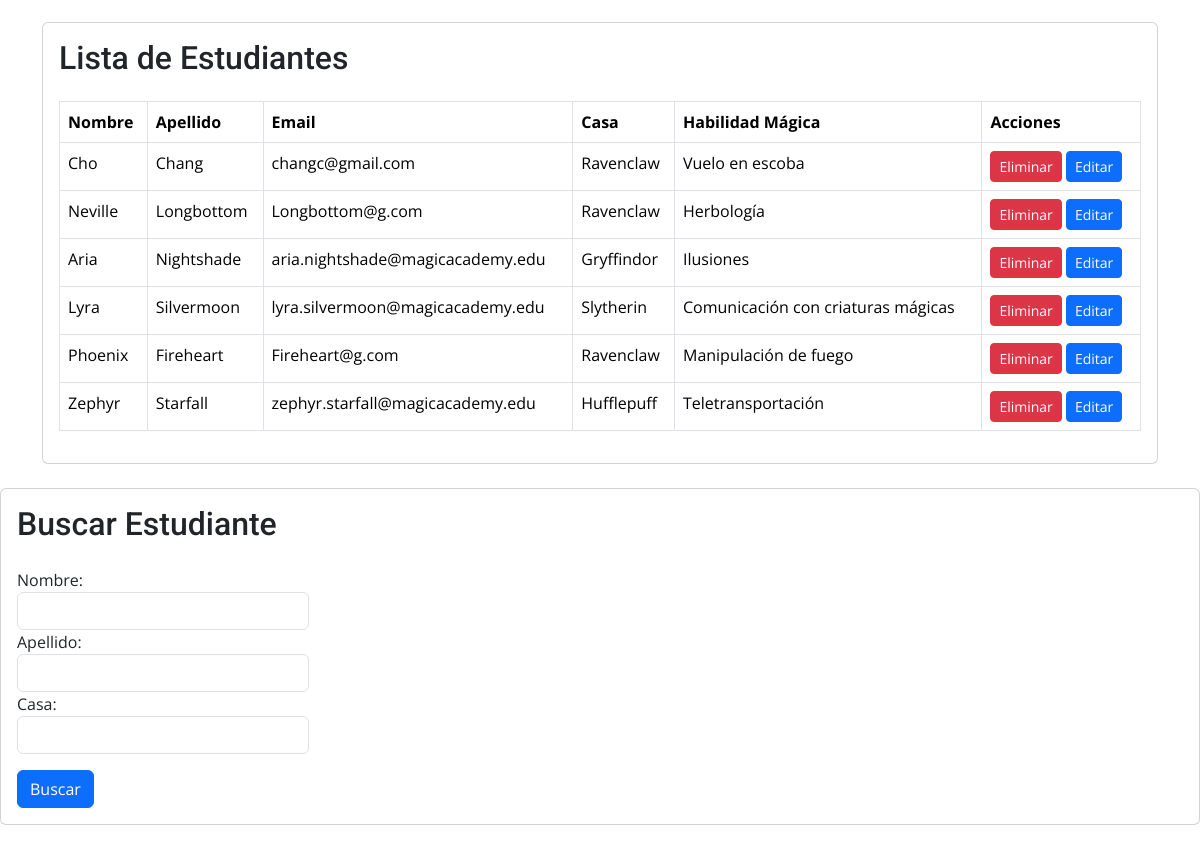
Page /APP-Magic/Estudiantesnuevos/ (signed in, middle part) on the earlier database version.
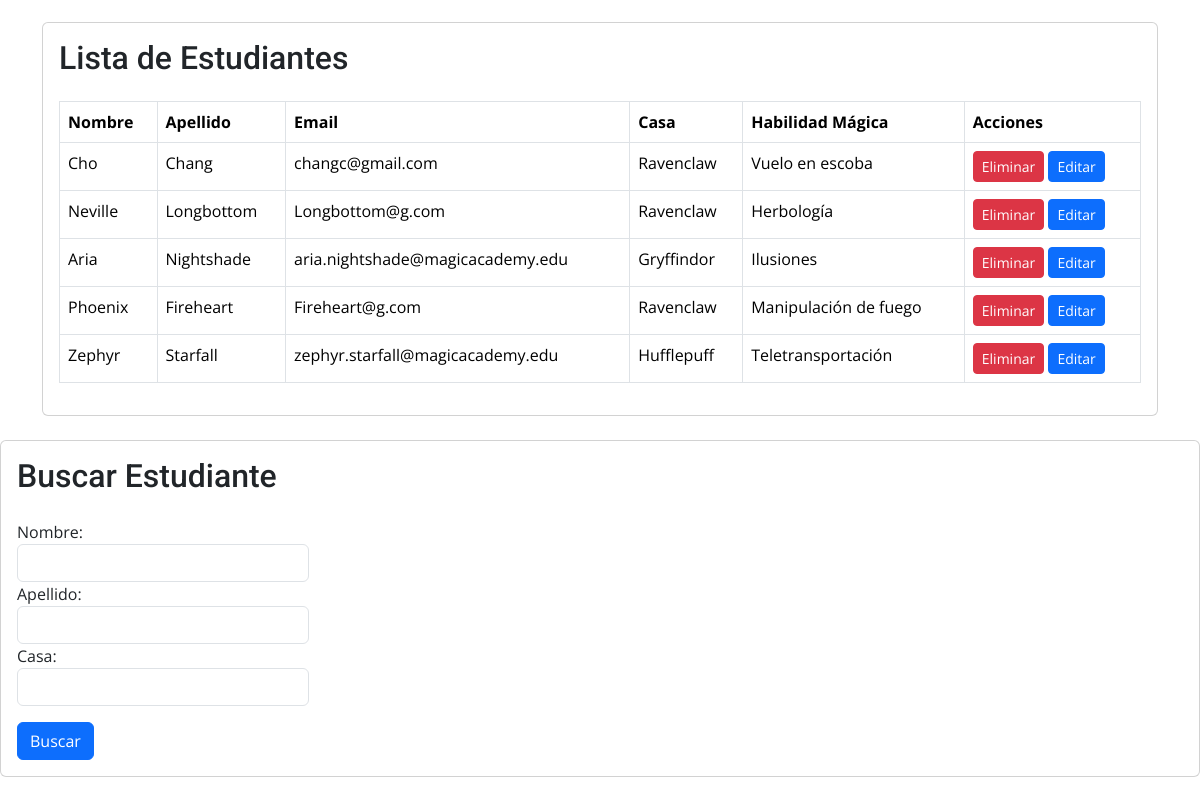
Same page on the later database version.
### APPMagic/models.py (models this page shows, shortened)
class Estudiante(models.Model):
    nombre = models.CharField(max_length=30)
    apellido = models.CharField(max_length=30)
    email = models.EmailField(null=True)
    casa = models.ForeignKey(Casa, on_delete=models.SET_NULL, null=True)  # Nueva relación con la casa mágica
    habilidad_magica = models.CharField(max_length=100, null=True)  # Nueva habilidad mágica

class Casa(models.Model):
    GRYFFINDOR = 'Gryffindor'
    HUFFLEPUFF = 'Hufflepuff'
    RAVENCLAW = 'Ravenclaw'
    SLYTHERIN = 'Slytherin'
    CASA_CHOICES = [
        (GRYFFINDOR, 'Gryffindor'),
        (HUFFLEPUFF, 'Hufflepuff'),
        (RAVENCLAW, 'Ravenclaw'),
        (SLYTHERIN, 'Slytherin'),
    ]
    nombre = models.CharField(
        max_length=10,
        choices=CASA_CHOICES,
        unique=True,
    )
    descripcion = models.TextField()

### APPMagic/views.py (the view, shortened to what this page needs)
# urls.py: path('Estudiantesnuevos/', views.estudiantes_view, name='estudiantes_view'),
@staff_member_required(login_url='/APP-Magic/staffmember/')
def estudiantes_view(request):
    mis_estudiantes = Estudiante.objects.all()
    form = EstudianteSearchForm(request.GET or None)
    search_results = None
    return render(request, 'Estudiantesnuevos.html', {
        'mis_estudiantes': mis_estudiantes,
        'form': form,
        'search_results': search_results,
    })

### APPMagic/forms.py
class EstudianteSearchForm(forms.Form):
    nombre = forms.CharField(required=False, max_length=30, label='Nombre')
    apellido = forms.CharField(required=False, max_length=30, label='Apellido')
    casa = forms.CharField(required=False, max_length=30, label='Casa')

### APPMagic/templates/Estudiantesnuevos.html (shortened to what this page needs)
{% extends 'Base.html' %}
{% block contenidobipolar %}
    <div class="container mt-4">
        {% if request.user.is_staff %}
            <div class="card">
                <div class="card-body">
                    <h2 class="card-title mb-4">Lista de Estudiantes</h2>
                    <div class="table-responsive">
                        <table class="table table-bordered">
                            <thead>
                                <tr>
                                    <th>Nombre</th>
                                    <th>Apellido</th>
                                    <th>Email</th>
                                    <th>Casa</th>
                                    <th>Habilidad Mágica</th>
                                    <th>Acciones</th>
                                </tr>
                            </thead>
                            <tbody>
                                {% for estudiante in mis_estudiantes %}
                                    <tr>
                                        <td>{{ estudiante.nombre }}</td>
                                        <td>{{ estudiante.apellido }}</td>
                                        <td>{{ estudiante.email }}</td>
                                        <td>{{ estudiante.casa.nombre }}</td>
                                        <td>{{ estudiante.habilidad_magica }}</td>
                                        <td>
                                            <form method="post" action="{% url 'eliminar_estudiante' estudiante.id %}" style="display: inline;">
                                                <button type="submit" class="btn btn-sm btn-danger">Eliminar</button>
                                            </form>
                                            <a href="{% url 'editar_estudiante' estudiante.id %}" class="btn btn-sm btn-primary">Editar</a>
                                        </td>
                                    </tr>
                                {% empty %}
                                    <tr>
                                        <td colspan="6">No hay estudiantes registrados.</td>
                                    </tr>
                                {% endfor %}
                            </tbody>
                        </table>
                    </div>
                </div>
            </div>
        {% endif %}
    </div>
    <div class="card mt-4">
        <div class="card-body">
            <h2 class="card-title mb-4">Buscar Estudiante</h2>
            <form method="get" action="{% url 'estudiantes_view' %}">
                <div class="form-row">
                    <div class="form-group col-md-3">
                        <label for="id_nombre">Nombre:</label>
                        <input type="text" id="id_nombre" name="nombre" class="form-control" value="{{ request.GET.nombre }}">
                    </div>
                    <div class="form-group col-md-3">
                        <label for="id_apellido">Apellido:</label>
                        <input type="text" id="id_apellido" name="apellido" class="form-control" value="{{ request.GET.apellido }}">
                    </div>
                    <div class="form-group col-md-3">
                        <label for="id_casa">Casa:</label>
                        <input type="text" id="id_casa" name="casa" class="form-control" value="{{ request.GET.casa }}">
                    </div>
                </div>
                <button type="submit" name="search" class="btn btn-primary mt-3">Buscar</button>
            </form>
        </div>
    </div>
{% endblock contenidobipolar %}

Differences in the rows shown:
removed Estudiante: nombre "Lyra", apellido "Silvermoon", email "lyra.silvermoon@magicacademy.edu", casa.nombre "Slytherin", habilidad_magica "Comunicación con criaturas mágicas"
